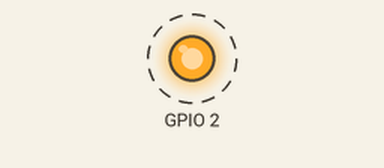
Simulated run of this program. Board: ESP8266 board running MicroPython. Shown: output pins drawn as LEDs (lit = HIGH). Dashed ring = blinking. What the program prints to the serial console is not drawn. At 11.0 s the program stops and its outputs stay as they are.

Above: at 0.6 s.
Timing chart, 0 to 3.0 s (numbered marks = the images above):
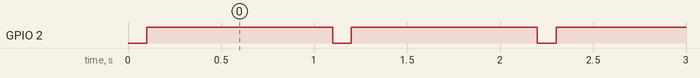

Measured:
- by itself, GPIO 2: alternates HIGH for 1.0 s and LOW for 0.10 s, 19 changes in all, then stays HIGH

The program:

blink.py
```python
from machine import Pin, Signal
import time, gc

def blink(pin: int=2, t_on: int=100, t_off: int=1000, count: int=10) -> None:
  # Use this function to make a blinking signal i.e. To blink an LED

  led = Pin(pin, Pin.OUT)

  l = Signal(led, invert=True) #Making a level of abstraction

  for i in range(10):
    l.on()
    print('Led on')
    time.sleep_ms(t_on)

    l.off()
    print('Led off')
    time.sleep_ms(t_off)

  gc.collect()


if __name__ == '__main__':
  blink()
```
